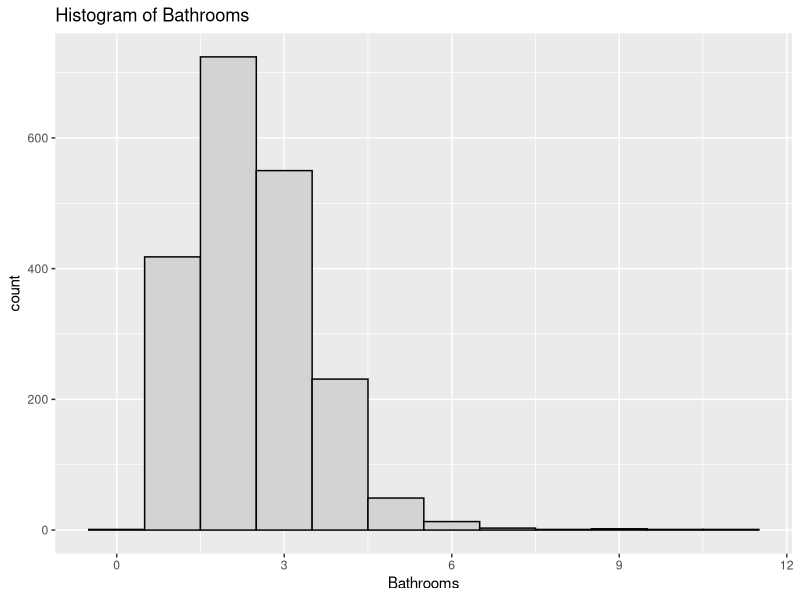
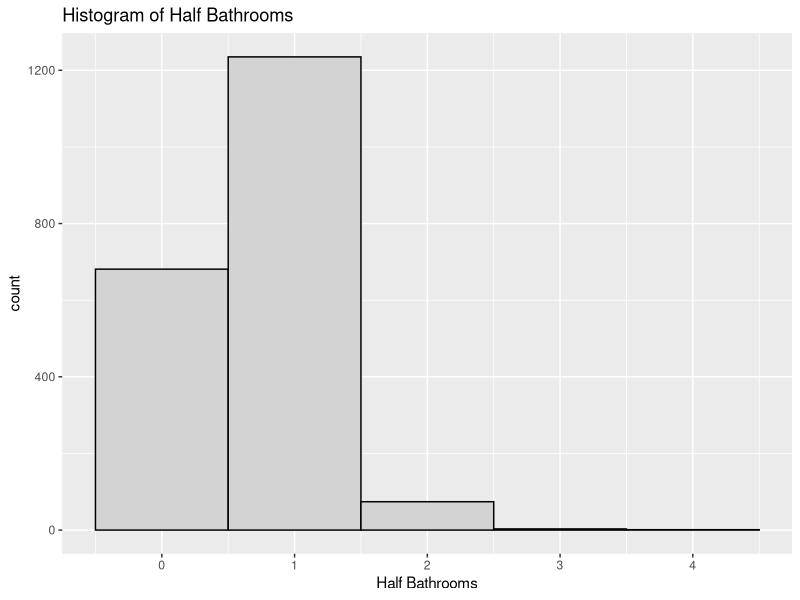
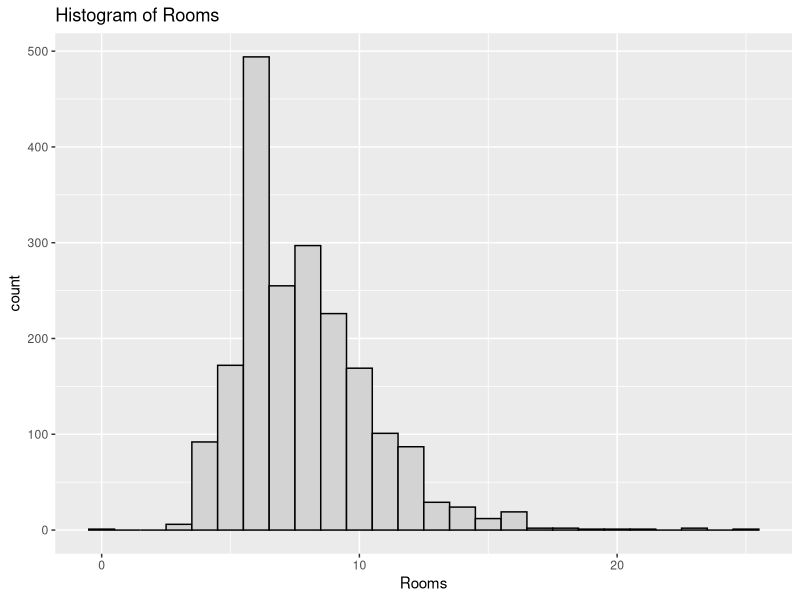
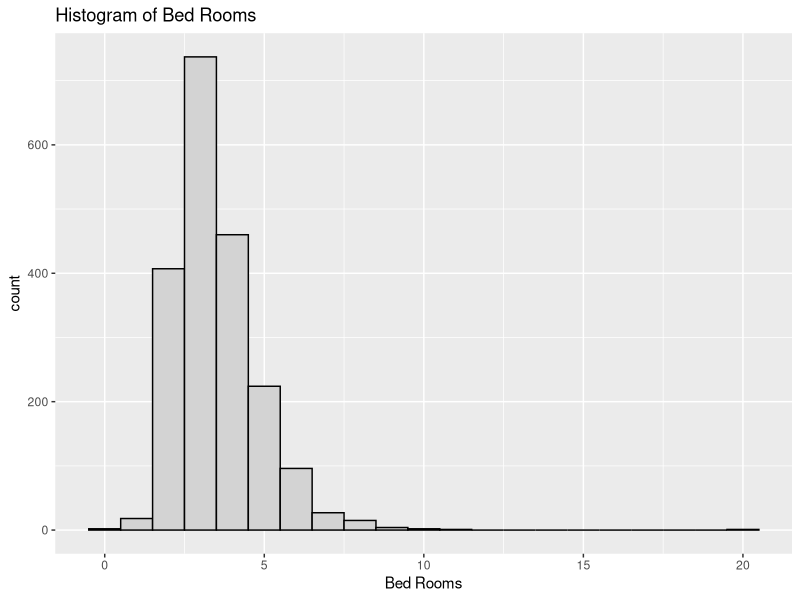
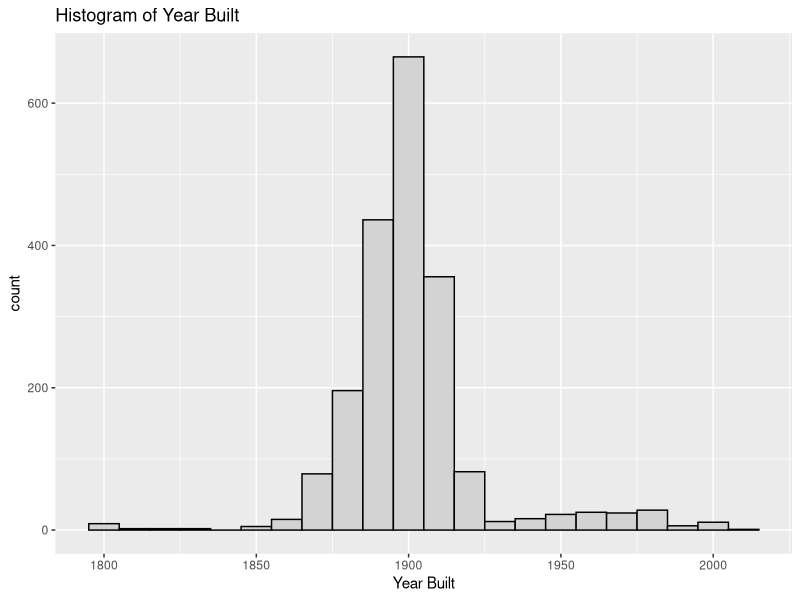
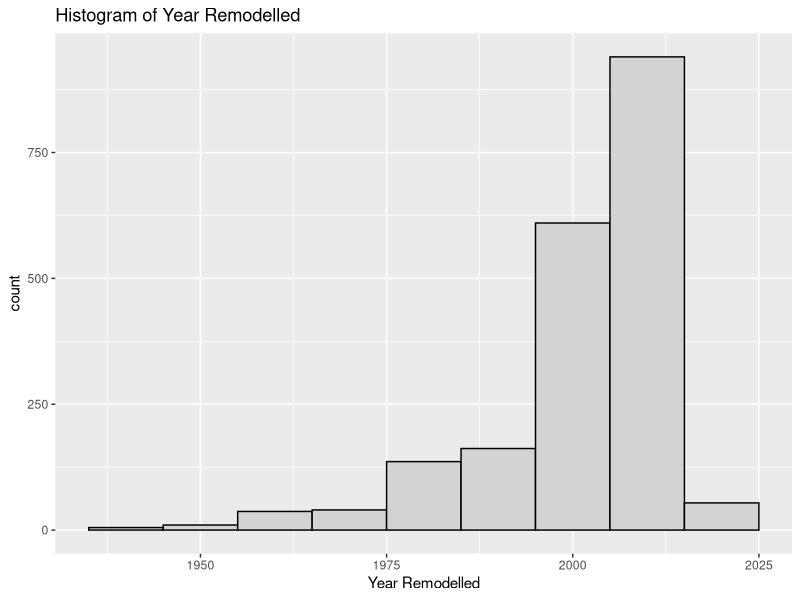
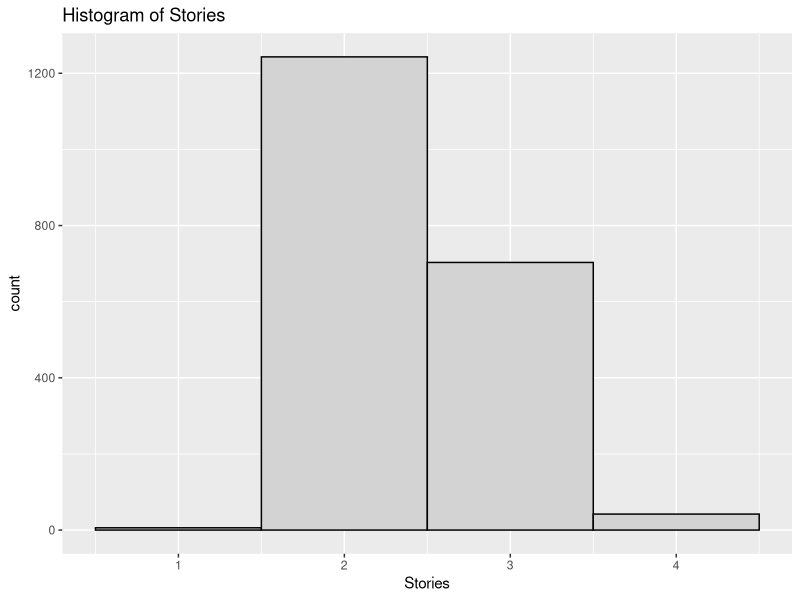
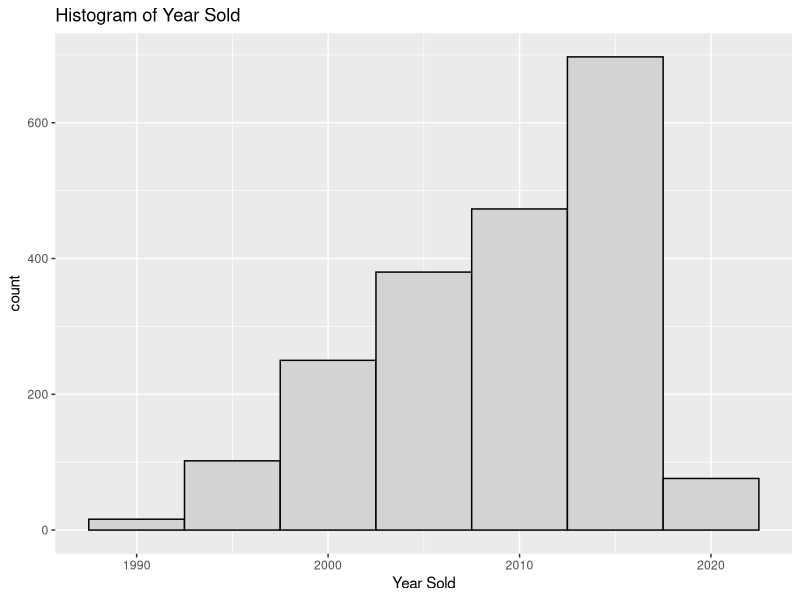

Write the R code that produced these figures, in order.
## ---- chunk 1
knitr::opts_chunk$set(echo = TRUE)
library(ggplot2)
library(dplyr)
library(readr)
library(car)
library(broom)
library(corrplot)

## ---- chunk 2

## ---- chunk 3

## ---- chunk 4

## ---- chunk 5

# 4. Exploratory analysis

houses <- read.csv("DC_properties_clean.csv")

excl_rows <- houses[sample(nrow(houses), 5), ] # Exclude Random Rows
houses <- setdiff(houses, excl_rows)

houses$CNDTN <- factor(houses$CNDTN, order = TRUE, levels = c("Fair", "Average", "Good", "Very Good", "Excellent"))

fit <- lm(data = houses, PRICE ~ BATHRM + HF_BATHRM  + ROOMS + BEDRM + AYB + YR_RMDL + STORIES + SALEMONTH + SALEDAY + SALEYEAR + GBA + CNDTN + LANDAREA)



#Histograms to examine distribution of each variable

ggplot(houses, aes(x = BATHRM))+
  geom_histogram(color="black", fill="light gray", binwidth = 1)+
  labs(x="Bathrooms", title="Histogram of Bathrooms")

ggplot(houses, aes(x = HF_BATHRM))+
  geom_histogram(color="black", fill="light gray", binwidth = 1)+
  labs(x="Half Bathrooms", title="Histogram of Half Bathrooms")

ggplot(houses, aes(x = ROOMS))+
  geom_histogram(color="black", fill="light gray", binwidth = 1)+
  labs(x="Rooms", title="Histogram of Rooms")

ggplot(houses, aes(x = BEDRM))+
  geom_histogram(color="black", fill="light gray", binwidth = 1)+
  labs(x="Bed Rooms", title="Histogram of Bed Rooms")

ggplot(houses, aes(x = AYB))+
  geom_histogram(color="black", fill="light gray", binwidth = 10)+
  labs(x="Year Built", title="Histogram of Year Built")

ggplot(houses, aes(x = YR_RMDL))+
  geom_histogram(color="black", fill="light gray", binwidth = 10)+
  labs(x="Year Remodelled", title="Histogram of Year Remodelled")

ggplot(houses, aes(x = STORIES))+
  geom_histogram(color="black", fill="light gray", binwidth = 1)+
  labs(x="Stories", title="Histogram of Stories")

ggplot(houses, aes(x = SALEYEAR))+
  geom_histogram(color="black", fill="light gray", binwidth = 5)+
  labs(x="Year Sold", title="Histogram of Year Sold")

ggplot(houses, aes(x = SALEMONTH))+
  geom_histogram(color="black", fill="light gray", binwidth = 1)+
  labs(x="Month Sold", title="Histogram of Month Sold")

ggplot(houses, aes(x = SALEDAY))+
  geom_histogram(color="black", fill="light gray", binwidth = 4)+
  labs(x="Day Sold", title="Histogram of Day Sold")

ggplot(houses, aes(x = GBA))+
  geom_histogram(color="black", fill="light gray", binwidth = 100)+
  labs(x="Square Footage", title="Histogram of Square Footage")

ggplot(houses, aes(x = LANDAREA))+
  geom_histogram(color="black", fill="light gray", binwidth = 100)+
  labs(x="Land Area", title="Histogram of Land Area")

ggplot(houses, aes(x = CNDTN))+
  geom_bar(color="black", fill="light gray")+
  labs(x="Land Area", title="Bar Plot of Land Area")

# Boxplots to identify outliers

boxplot(houses$BATHRM, main="Bathrooms", sub=paste("Outlier rows: ", boxplot.stats(houses$BATHRM)$out))

boxplot(houses$HF_BATHRM, main="Half Bathrooms", sub=paste("Outlier rows: ", boxplot.stats(houses$HF_BATHRM)$out))

boxplot(houses$ROOMS, main="Rooms", sub=paste("Outlier rows: ", boxplot.stats(houses$ROOMS)$out))

boxplot(houses$BEDRM, main="Bedrooms", sub=paste("Outlier rows: ", boxplot.stats(houses$BEDRM)$out))

boxplot(houses$AYB, main="Year Built", sub=paste("Outlier rows: ", boxplot.stats(houses$AYB)$out))

boxplot(houses$YR_RMDL, main="Year Remodeled", sub=paste("Outlier rows: ", boxplot.stats(houses$YR_RMDL)$out))

boxplot(houses$STORIES, main="Stories", sub=paste("Outlier rows: ", boxplot.stats(houses$STORIES)$out))

boxplot(houses$SALEYEAR, main="Year of Most Recent Sale", sub=paste("Outlier rows: ", boxplot.stats(houses$SALEYEAR)$out))

boxplot(houses$GBA, main="Gross Building Area", sub=paste("Outlier rows: ", boxplot.stats(houses$GBA)$out))

boxplot(houses$CNDTN, main="Condition", sub=paste("Outlier rows: ", boxplot.stats(houses$CNDTN)$out))

boxplot(houses$LANDAREA, main="Land Area", sub=paste("Outlier rows: ", boxplot.stats(houses$LANDAREA)$out))

boxplot(houses$PRICE, main="Price", sub=paste("Outlier rows: ", boxplot.stats(houses$PRICE)$out))

# Boxplots to identify outliers

boxplot(houses$BATHRM, main="Bathrooms", sub=paste("Outlier rows: ", boxplot.stats(houses$BATHRM)$out))

boxplot(houses$HF_BATHRM, main="Half Bathrooms", sub=paste("Outlier rows: ", boxplot.stats(houses$HF_BATHRM)$out))

boxplot(houses$ROOMS, main="Rooms", sub=paste("Outlier rows: ", boxplot.stats(houses$ROOMS)$out))


# scatterplots
# price by room
room_price <- ggplot(houses, aes(x = ROOMS, y = PRICE))
room_price + geom_point()

# price by year
year_price <- ggplot(houses, aes(x = SALEYEAR, y = PRICE))
year_price + geom_point()

# price by month
month_price <- ggplot(houses, aes(x = SALEMONTH, y = PRICE))
month_price + geom_point()

# price by day of month
day_price <- ggplot(houses, aes(x = SALEDAY, y = PRICE))
day_price + geom_point()


# Use corrplot to display a correlation matrix of that variables
library(corrplot)
corr_matrix <- cor(data.frame(houses$HF_BATHRM, houses$BATHRM, houses$ROOMS, houses$BEDRM,houses$AYB, houses$YR_RMDL, houses$PRICE, houses$SALEDAY, houses$SALEMONTH, houses$SALEYEAR, houses$STORIES, houses$LANDAREA, houses$GBA))
corrplot(corr_matrix, type = "upper", order = "hclust", 
         tl.col = "black", tl.srt = 45)


# capture model summary as an object
modelSummary <- summary(fit)

# model coefficients
modelCoeffs <- modelSummary$coefficients



## ---- chunk 6

# 5. Identification and evaluation of suitable model

fit <- lm(data = houses, PRICE ~ BATHRM + HF_BATHRM  + ROOMS + BEDRM + AYB + YR_RMDL + STORIES + SALEMONTH + SALEDAY + SALEYEAR + GBA + CNDTN + LANDAREA)

# Review p-values, check sign of estimates

summary(fit)

## ---- chunk 7

# Review ANOVA and compare F statistic

anova(fit)

## ---- chunk 8

# Residual plot and look for non-constant variance

fit.df <- augment(fit)
ggplot(fit.df, aes(x = .fitted, y = .resid))+
  geom_point()+
  geom_hline(yintercept = 0, linetype = 2)+
  labs( x = "Fitted Values", y = "Residuals")

## ---- chunk 9
# Shapiro-Wilk test for normality

shapiro.test(fit$residuals)

## ---- chunk 10
# ncvTest for constant variance

ncvTest(fit)

## ---- chunk 11

# Variance Inflation Factor (used to identify multicllinearity >= 10)

vif(fit)

## ---- chunk 12
# Review R2 value
# From summary above: adjusted R^2 = .6984

# Drop non-significant predictor variables (Droped AYB: +.0002, Rooms: No change, other lower)
fit <- lm(data = houses, PRICE ~ BATHRM + HF_BATHRM  + BEDRM + YR_RMDL + STORIES + SALEMONTH + SALEDAY + SALEYEAR + GBA + CNDTN + LANDAREA)
summary(fit)

# If multicollinearity is present, drop one correlated variable (None present)

# Transform the outcome variable if the residual plot looks suspicious
powerTransform(houses$PRICE) #.33 -> sqrt

## ---- chunk 13

# log lowers R2: .6585
fit <- lm(data = houses, log(PRICE) ~ BATHRM + HF_BATHRM  + BEDRM + YR_RMDL + STORIES + SALEMONTH + SALEDAY + SALEYEAR + GBA + CNDTN + LANDAREA)
summary(fit)
# sqrt increase R2: .7471, drop YR_RMDL + .0001
fit <- lm(data = houses, sqrt(PRICE) ~ BATHRM + HF_BATHRM  + BEDRM  + STORIES + SALEMONTH + SALEDAY + SALEYEAR + GBA + CNDTN + LANDAREA)
summary(fit)
# inverse drastically decrease
fit <- lm(data = houses, I(1/PRICE) ~ BATHRM + HF_BATHRM  + BEDRM  + STORIES + SALEMONTH + SALEDAY + SALEYEAR + GBA + CNDTN + LANDAREA)
summary(fit)

#Variable Transformations
powerTransform(houses$BATHRM+1) # -.011
powerTransform(houses$HF_BATHRM+1) # .776
powerTransform(houses$BEDRM+1) # -.130
powerTransform(houses$STORIES+1) # -2.084
powerTransform(houses$SALEMONTH) # .809
powerTransform(houses$SALEYEAR-1990) # 1.48 - didn't help
powerTransform(houses$GBA) # -.08 -> LOG
powerTransform(houses$LANDAREA) # .35 -> SQRT

fit_final <- lm(data = houses, sqrt(PRICE) ~  BATHRM  + HF_BATHRM  + BEDRM + log(BEDRM+1) + STORIES  + SALEMONTH + SALEDAY + SALEYEAR  + GBA + log(GBA) + CNDTN + LANDAREA )
summary(fit_final) # R^2 increased to .7558

fit.df <- augment(fit)
ggplot(fit.df, aes(x = .fitted, y = .resid))+
  geom_point()+
  geom_hline(yintercept = 0, linetype = 2)+
  labs( x = "Fitted Values", y = "Residuals")

## ---- chunk 14

shapiro.test(fit$residuals)
ncvTest(fit)
vif(fit)

#using AIC & BIC for model comparison
AIC(fit) # AIC
BIC(fit) # BIC

AIC(fit_final) # AIC 
BIC(fit_final) # BIC 

# The AIC and BIC for fit_final are both lower, so that is the better model

## ---- chunk 15

# 6. Application of the model 

# Test on excluded rows
predict(fit, newdata = excl_rows, interval = "predict")

## ---- chunk 16
